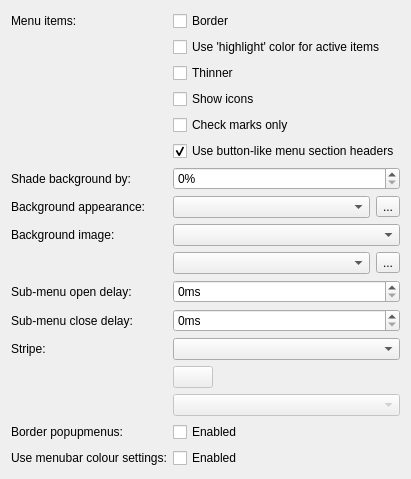
     <widget class="QWidget" name="page_23">
      <layout class="QFormLayout" name="formLayout_14">
       <item row="0" column="0">
        <widget class="QLabel" name="label_60">
         <property name="text">
          <string>Menu items:</string>
         </property>
        </widget>
       </item>
       <item row="0" column="1">
        <widget class="QCheckBox" name="borderMenuitems">
         <property name="toolTip">
          <string>&lt;p&gt;If enabled, selected menuitems will be drawn with a border around the gradient. This will cause them to have a rounded look if the general round setting is not set to none.</string>
         </property>
         <property name="text">
          <string>Border</string>
         </property>
        </widget>
       </item>
       <item row="1" column="1">
        <widget class="QCheckBox" name="useHighlightForMenu">
         <property name="toolTip">
          <string>&lt;p&gt;If enabled, selected menuitems will be drawn using the 'highlight' color, otherwise a darkened shade of the background color will be used instead.</string>
         </property>
         <property name="text">
          <string>Use 'highlight' color for active items</string>
         </property>
        </widget>
       </item>
       <item row="2" column="1">
        <widget class="QCheckBox" name="thin_menuitems">
         <property name="toolTip">
          <string>&lt;p&gt;Enable this to reduce the height of menuitems.</string>
         </property>
         <property name="text">
          <string>Thinner</string>
         </property>
        </widget>
       </item>
       <item row="3" column="1">
        <widget class="QCheckBox" name="menuIcons">
         <property name="toolTip">
          <string>&lt;p&gt;If enabled, then icons associated with menuitems will be drawn, otherwise they will be hidden (but the space they would have occupied will still be there).</string>
         </property>
         <property name="text">
          <string>Show icons</string>
         </property>
        </widget>
       </item>
       <item row="4" column="1">
        <widget class="QCheckBox" name="onlyTicksInMenu">
         <property name="toolTip">
          <string>&lt;p&gt;If enabled, checked menu items get only a check mark instead of a checkbox or radiobutton.</string>
         </property>
         <property name="text">
          <string>Check marks only</string>
         </property>
        </widget>
       </item>
       <item row="6" column="0">
        <widget class="QLabel" name="label_26">
         <property name="text">
          <string>Shade background by:</string>
         </property>
        </widget>
       </item>
       <item row="6" column="1">
        <widget class="QSpinBox" name="lighterPopupMenuBgnd">
         <property name="toolTip">
          <string>&lt;p&gt;Defines the amount by which the popup menu background will be lightened (or darkened).</string>
         </property>
         <property name="suffix">
          <string>%</string>
         </property>
        </widget>
       </item>
       <item row="7" column="0">
        <widget class="QLabel" name="label_75">
         <property name="text">
          <string>Background appearance:</string>
         </property>
        </widget>
       </item>
       <item row="7" column="1">
        <layout class="QHBoxLayout" name="horizontalLayout_6">
         <item>
          <widget class="QComboBox" name="menuBgndAppearance">
           <property name="toolTip">
            <string>&lt;p&gt;Defines the gradient applied to the background of the popup menus.</string>
           </property>
          </widget>
         </item>
         <item>
          <widget class="QToolButton" name="menuBgndAppearance_btn">
           <property name="text">
            <string>...</string>
           </property>
          </widget>
         </item>
        </layout>
       </item>
       <item row="8" column="1">
        <widget class="QComboBox" name="menuBgndGrad">
         <property name="toolTip">
          <string>&lt;p&gt;Defines background gradient orientation.</string>
         </property>
        </widget>
       </item>
       <item row="8" column="0">
        <widget class="QLabel" name="label_xx">
         <property name="text">
          <string>Background image:</string>
         </property>
        </widget>
       </item>
       <item row="9" column="1">
        <layout class="QHBoxLayout" name="horizontalLayout_7">
         <item>
          <widget class="QComboBox" name="menuBgndImage">
           <property name="toolTip">
            <string>&lt;p&gt;This adds a background image to popup menus.
            &lt;ul&gt;&lt;li&gt;None - No image.&lt;/li&gt;&lt;li&gt;Bordered rings - 'Air' like rings with borders.&lt;/li&gt;&lt;li&gt;Plain rings - 'Air' like rings, but without any border.&lt;/li&gt;&lt;li&gt;Square rings - 3 simple rounded squares.&lt;/li&gt;&lt;/ul&gt;&lt;/p&gt;</string>
           </property>
          </widget>
         </item>
         <item>
          <widget class="QToolButton" name="menuBgndImage_btn">
           <property name="text">
            <string>...</string>
           </property>
          </widget>
         </item>
        </layout>
       </item>
       <item row="10" column="0">
        <widget class="QLabel" name="label_45">
         <property name="text">
          <string>Sub-menu open delay:</string>
         </property>
        </widget>
       </item>
       <item row="10" column="1">
        <widget class="QSpinBox" name="menuDelay">
         <property name="toolTip">
          <string>&lt;p&gt;Defines the delay before a sub-menu appears.</string>
         </property>
         <property name="suffix">
          <string>ms</string>
         </property>
         <property name="prefix">
          <string/>
         </property>
        </widget>
       </item>
       <item row="12" column="0">
        <widget class="QLabel" name="label_44">
         <property name="text">
          <string>Stripe:</string>
         </property>
        </widget>
       </item>
       <item row="12" column="1">
        <widget class="QComboBox" name="menuStripe">
         <property name="toolTip">
          <string>&lt;p&gt;Defines the coloration of the menu-stripe that will be drawn on the left of popup menus - but only if this option is not set to 'none'.</string>
         </property>
        </widget>
       </item>
       <item row="13" column="1">
        <widget class="KColorButton" name="customMenuStripeColor">
         <property name="enabled">
          <bool>false</bool>
         </property>
         <property name="sizePolicy">
          <sizepolicy hsizetype="Fixed" vsizetype="Fixed">
           <horstretch>0</horstretch>
           <verstretch>0</verstretch>
          </sizepolicy>
         </property>
         <property name="toolTip">
          <string>&lt;p&gt;Sets the custom color.</string>
         </property>
        </widget>
       </item>
       <item row="14" column="1">
        <widget class="QComboBox" name="menuStripeAppearance">
         <property name="enabled">
          <bool>false</bool>
         </property>
         <property name="toolTip">
          <string>&lt;p&gt;Defines the gradient to be used for the menu stripe.</string>
         </property>
        </widget>
       </item>
       <item row="15" column="0">
        <widget class="QLabel" name="label_61">
         <property name="text">
          <string>Border popupmenus:</string>
         </property>
        </widget>
       </item>
       <item row="15" column="1">
        <widget class="QCheckBox" name="popupBorder">
         <property name="toolTip">
          <string>&lt;p&gt;If enabled, the whole popup menu will have a border, otherwise no border will be drawn. This option should be enabled unless you have also enabled shadows in your window manager.</string>
         </property>
         <property name="text">
          <string>Enabled</string>
         </property>
        </widget>
       </item>
       <item row="16" column="0">
        <widget class="QLabel" name="label_97">
         <property name="text">
          <string>Use menubar colour settings:</string>
         </property>
        </widget>
       </item>
       <item row="16" column="1">
        <widget class="QCheckBox" name="shadePopupMenu">
         <property name="text">
          <string>Enabled</string>
         </property>
        </widget>
       </item>
       <item row="5" column="1">
        <widget class="QCheckBox" name="buttonStyleMenuSections">
         <property name="toolTip">
          <string>&lt;html&gt;&lt;head/&gt;&lt;body&gt;&lt;p&gt;When enabled, menu section titles look a bit like buttons.&lt;/p&gt;&lt;p&gt;When disabled, they are left-aligned under a separator line and use a bold, underlined typeface.&lt;/p&gt;&lt;/body&gt;&lt;/html&gt;</string>
         </property>
         <property name="text">
          <string>Use button-like menu section headers</string>
         </property>
         <property name="checked">
          <bool>true</bool>
         </property>
        </widget>
       </item>
       <item row="11" column="1">
        <widget class="QSpinBox" name="menuCloseDelay">
         <property name="toolTip">
          <string>Defines the delay before a sub-menu closes. Applicable on Qt6.5 or later</string>
         </property>
         <property name="suffix">
          <string>ms</string>
         </property>
        </widget>
       </item>
       <item row="11" column="0">
        <widget class="QLabel" name="label_72">
         <property name="text">
          <string>Sub-menu close delay:</string>
         </property>
        </widget>
       </item>
      </layout>
     </widget>
